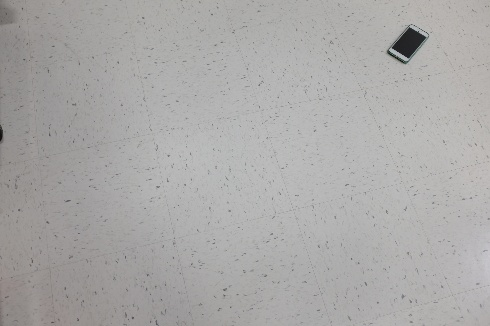
#> input picture src/dataset/0.jpg, 490 x 326 px
$ python find_phone.py dataset/0.jpg
#> lines starting #> are read from the running program, lines starting #| are printed output that depends on the picture; after the words box and inside, x2 and y2 are one past the last pixel; in counts of white or black regions, pixels touching at a corner belong together
import imutils
import cv2
from os import path
import numpy as np
import sys
from enum import Enum

class cntThresh(Enum):
    MIN_AREA = 150
    MAX_AREA = 850
    MIN_ARC_LEN = 50
    MAX_ARC_LEN = 140
    MIN_VERT = 3
    MAX_VERT = 6

class FindPhone:
    def __init__(self):
        if not len(sys.argv) > 1:
            print('Error: No path passed. Please pass a path as the first argument')
            return

        self.p = sys.argv[1]
        if not path.exists(self.p):
            print('Error: the path passed does not exist')
            return

        self.run()

    # convert a regular image to a thresholded one
    def thresh_img(self, image):
        gray = cv2.cvtColor(image, cv2.COLOR_BGR2GRAY)
#> image is the input picture: shape (326, 490, 3); mean B, G, R 168.1, 169.1, 170.3
        blurred = cv2.GaussianBlur(gray, (5, 5), 0)
        return cv2.threshold(blurred, 60, 255, cv2.THRESH_BINARY)[1]
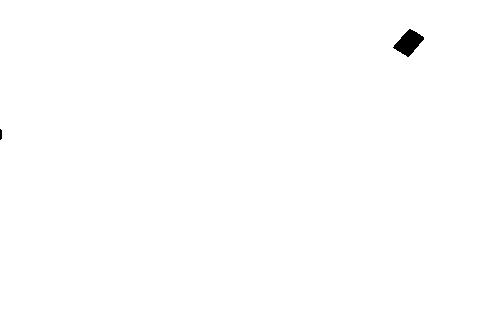
#> returned value: shape (326, 490); 99.7% white; 2 black regions

    # find contours in the thresholded image
    def get_contours(self, thresh):
        cnts = cv2.findContours(thresh.copy(), cv2.RETR_LIST,
            cv2.CHAIN_APPROX_SIMPLE)
#> cnts = 2 contours; box (x1, y1, x2, y2) and area: (0, 0, 490, 326) 158905, (392, 28, 425, 58) 499
        return imutils.grab_contours(cnts)

    # retreive geometric factors of a contour
    def get_geometry(self, c):
        area = cv2.contourArea(c)
        arcLen = cv2.arcLength(c,True)
        rect = cv2.minAreaRect(c)
        peri = cv2.arcLength(c, True)
        approx = cv2.approxPolyDP(c, 0.04 * peri, True)
        return area, arcLen, rect, peri, len(approx)

    # obtain the normalized centroid of a contour
    def get_norm_centroid(self, c):
        M = cv2.moments(c)
        cX, cY = int(M['m10'] / M['m00']), int(M['m01'] / M['m00'])
        return cX/490, cY/326

    # detect the phone centroid in the passed image
    def run(self):
        thresh = self.thresh_img(cv2.imread(self.p))
        cnts = self.get_contours(thresh)

        currMinVert = sys.maxsize
        phoneCnt = np.array([])
        # Check every contour to see if it meets the phone geometric thresholds
        for c in cnts:

            # Wish to avoid contours that will cause division by 0 to get the centroid
            if not cv2.moments(c)['m00']:
                continue

            area, arcLen, rect, peri, vert = self.get_geometry(c)
            phoneThreshMet = area < cntThresh.MAX_AREA.value and area > cntThresh.MIN_AREA.value
            phoneThreshMet = phoneThreshMet and arcLen > cntThresh.MIN_ARC_LEN.value and arcLen < cntThresh.MAX_ARC_LEN.value
            phoneThreshMet = phoneThreshMet and vert >= cntThresh.MIN_VERT.value and vert <= cntThresh.MAX_VERT.value

            if not phoneThreshMet:
                continue

            # choose the phone contour with the lowest amount of verticies as the final cont
            if vert < currMinVert:
                currMinVert = vert
                phoneCnt = c
#> this loop made 2 passes
#> (area, arcLen, rect, peri, approx in get_geometry, vert, phoneThreshMet, currMinVert) on pass 1: (499, 91.54, ((408.4, 42.37), (28.97, 19.76), -48.81), 91.54, [[410, 28], [424, 39], [407, 57], [392, 47]], 4, True, 4)
#> (area, arcLen, rect, peri, approx in get_geometry, vert, phoneThreshMet) on pass 2: (158905, 1629.7, ((244.5, 162.5), (325, 489), -90), 1629.7, [[0, 0], [0, 325], [489, 325], [489, 0]], 4, False)
#> after the loop, currMinVert = 4; phoneCnt = contour of 35 points, box (x1, y1, x2, y2) (392, 28, 425, 58), area 499

        if cnts and phoneCnt.size:
            normcX, normcY = self.get_norm_centroid(phoneCnt)
#> in get_norm_centroid, `M = cv2.moments(c)`: M = moments, m00 499, centre m10/m00, m01/m00 = (408.4, 42.35)
#> in get_norm_centroid, `cX, cY = int(M['m10'] / M['m00']), int(M['m01'] / M['m00'])`: cX = 408; cY = 42
#> normcX = 0.833; normcY = 0.129
            print('{:.4f} {:.4f}'.format(normcX, normcY))
#| 0.8327 0.1288
        else:
            print('{} {}'.format(-1,-1))

FindPhone()

$ run again, on src/dataset/100.jpg
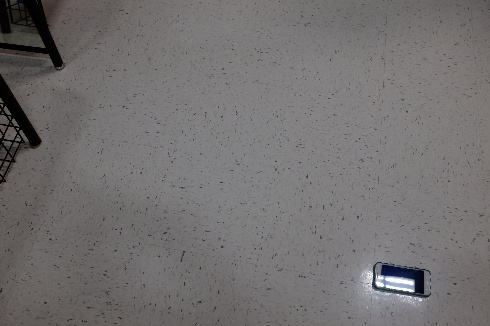
#> input picture src/dataset/100.jpg, 490 x 326 px
#> in thresh_img, image is the input picture: shape (326, 490, 3); mean B, G, R 112.3, 112.1, 114.6
#> in thresh_img, `return cv2.threshold(blurred, 60, 255, cv2.THRESH_BINARY)[1]`:
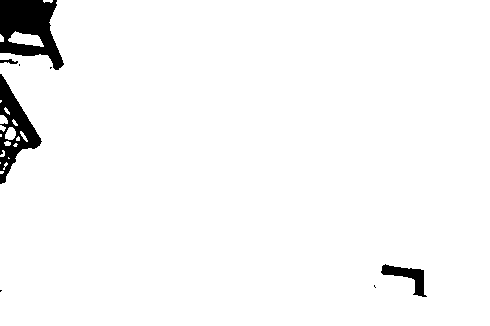
#> returned value: shape (326, 490); 96.8% white; 8 black regions (4 under 20 px)
#> in get_contours, `cnts = cv2.findContours(thresh.copy(), cv2.RETR_LIST, cv2.CHAIN_APPROX..`: cnts = 25 contours, 19 with area under 20; largest, box (x1, y1, x2, y2) and area: (0, 0, 490, 326) 153548, (380, 263, 428, 298) 624, (8, 31, 44, 47) 297, (5, 127, 16, 140) 92, (0, 115, 8, 124) 46, (20, 131, 28, 142) 23
#> the loop in run, `for c in cnts:` made 25 passes
#> (area, arcLen, rect, peri, approx in get_geometry, vert, phoneThreshMet, currMinVert) on pass 23: (297, 87.11, ((26.16, 38.85), (11.45, 35.69), -79.7), 87.11, [[8, 39], [43, 46], [37, 35], [15, 31]], 4, True, 4)
#> after the loop in run, `for c in cnts:`: currMinVert = 4; phoneCnt = contour of 36 points, box (x1, y1, x2, y2) (8, 31, 44, 47), area 297
#> M = moments, m00 297, centre m10/m00, m01/m00 = (25.5, 38.96)
#> cX = 25; cY = 38
#> normcX = 0.051; normcY = 0.117
#| 0.0510 0.1166
